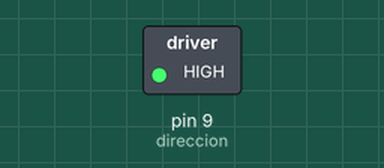
This sketch was run on a simulated Arduino Uno, built with avr-gcc and run on an emulated ATmega328P. Parts: switched loads named in the sketch (green lamp = pin HIGH). Pins used as bus, display or sensor lines are not drawn; what the sketch prints to the serial monitor is not drawn.

Above: at 3.1 s.
At 9.2 s:
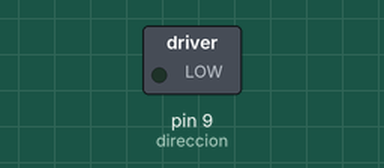
Timing chart, 0 to 15.8 s (numbered marks = the images above):
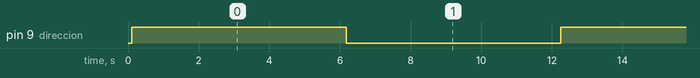

Measured:
- by itself, pin 9 (direccion): alternates HIGH for 6.1 s and LOW for 6.1 s

The sketch:

nema17.ino
```cpp
#define VELOCIDAD 1700


int steps = 13;
int direccion = 9;
int reset = 10;
int pasos = 3500;

// the setup routine runs once when you press reset:
void setup() {
  // initialize the digital pin as an output.
  pinMode(steps, OUTPUT);
  pinMode(direccion, OUTPUT);
  pinMode(reset, OUTPUT);
  Serial.begin(9600);
}

// the loop routine runs over and over again forever:
void loop() {
  Serial.println("hola");
  digitalWrite(reset, LOW);    //Mientras reset este en LOW el motor permanecerá apagado y no sufrirá. El chip apagará todos los puertos y no leerá comandos.
  delay(100);
  digitalWrite(reset, HIGH);   //Cuando reset se encuentre en HIGH el motor arrancará y leerá los comandos enviados.
  digitalWrite(direccion, HIGH);


  for (int i = 0; i<pasos; i++)       //Equivale al numero de vueltas (200 es 360º grados) o micropasos
  {
    digitalWrite(steps, HIGH);  // This LOW to HIGH change is what creates the
    digitalWrite(steps, LOW); // al A4988 de avanzar una vez por cada pulso de energia.
    delayMicroseconds(VELOCIDAD);     // Regula la velocidad, cuanto mas bajo mas velocidad.

  }

  digitalWrite(reset, LOW);   //Mientras reset este en LOW el motor permanecerá apagado y no sufrirá. El chip apagará todos los puertos y no leerá comandos.
  delay(100);
  digitalWrite(reset, HIGH);   //Cuando reset se encuentre en HIGH el motor arrancará y leerá los comandos enviados.
  digitalWrite(direccion, LOW);

  for (int i = 0; i<pasos; i++)       //Equivale al numero de vueltas (200 es 360º grados) o micropasos
  {

    digitalWrite(steps, LOW);   // LOW to HIGH hace que el motor avance ya que da la orden
    digitalWrite(steps, HIGH);    // al A4988 de avanzar una vez por cada pulso de energia.
    delayMicroseconds(VELOCIDAD);         // Regula la velocidad, cuanto mas bajo mas velocidad.
  }
}
```
